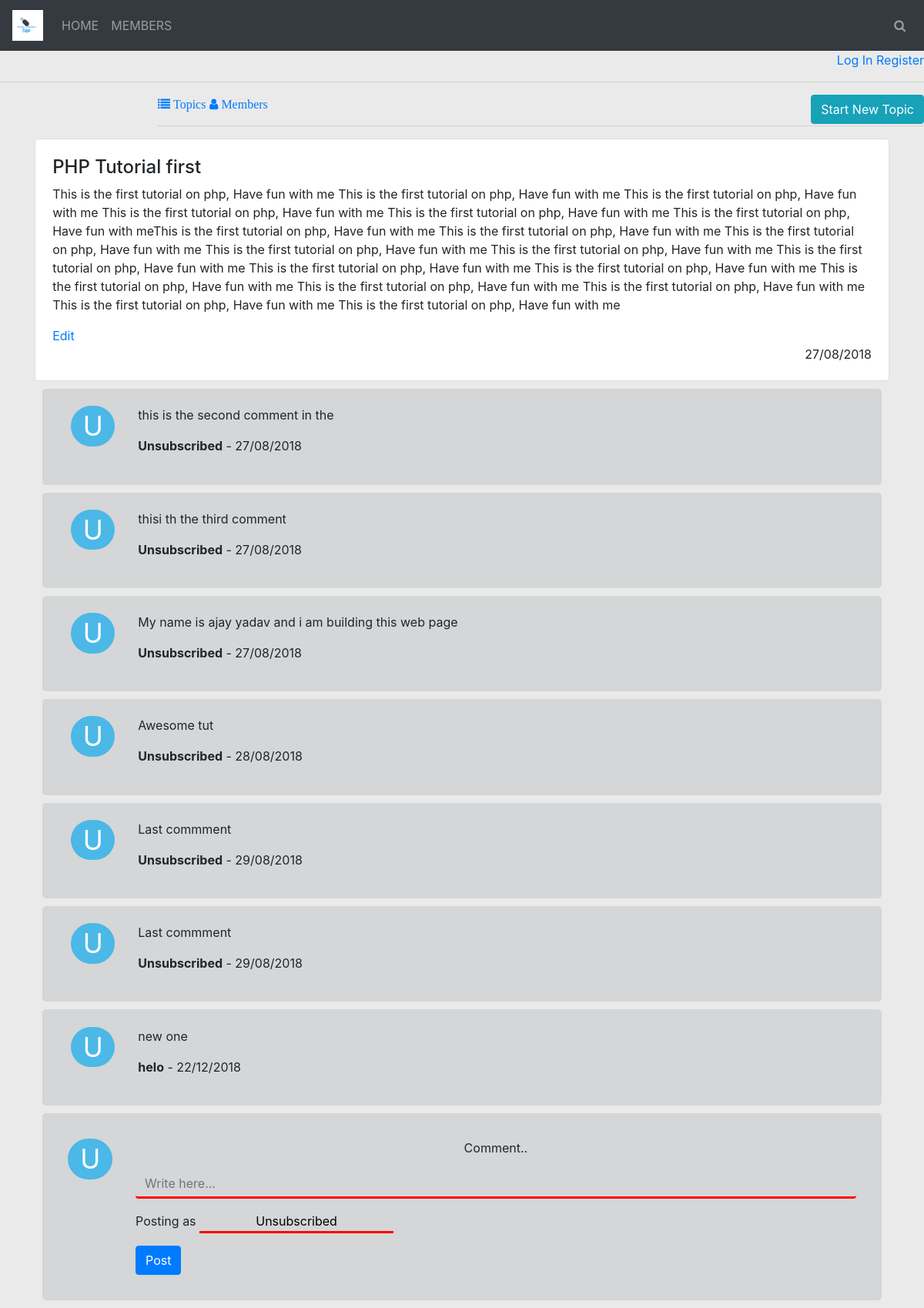
The app's page /details.php?id=3 with its own data.
### tables this page shows
CREATE TABLE IF NOT EXISTS `content` (
  `id` int(11) NOT NULL AUTO_INCREMENT,
  `email` varchar(50) NOT NULL,
  `title` varchar(100) NOT NULL,
  `content` varchar(1000) NOT NULL,
  `category` varchar(30) NOT NULL,
  `date` varchar(50) DEFAULT NULL,
  PRIMARY KEY (`id`)
);

CREATE TABLE IF NOT EXISTS `comments` (
  `id` int(11) NOT NULL AUTO_INCREMENT,
  `name` varchar(50) NOT NULL,
  `message` varchar(500) NOT NULL,
  `time` varchar(30) NOT NULL,
  `content_id` varchar(20) DEFAULT NULL,
  PRIMARY KEY (`id`)
);

### details.php (the view, shortened to what this page needs)
<?php
include_once("connect.php");
include_once("home.php");
$id = $_GET['id'];
$sql  = mysqli_query($con,"SELECT * FROM content where id='$id'");
$row = mysqli_fetch_array($sql);
?>
<!DOCTYPE html>
<html>
<head>
</head>
<body>
<div class="container">
	<div class="card" style="padding: 2%;">
		<h4><?php echo $row['title']; ?></h4>
		<p> <?php echo $row['content']; ?></p>
		<?php echo '<a href="edit.php?id='.$id.'">Edit</a>';?>
		<span class="ml-auto"><?php echo $row['date'];?></span>
	</div>
</div>
<div class="container">
	<div class="com">
		<?php
			$c = mysqli_query($con,"SELECT * FROM comments WHERE content_id='$id' order by content_id desc");
			while($co = mysqli_fetch_array($c)){;
		 echo '
		<div class="row first">
			<div class="col-sm-1">
				<p>U</p>
			</div>
			<div class="col-sm-11">
				<p>'.$co['message'].'</p>
				<p><b>'.$co['name']."</b> - ".$co['time'].'</p>
			</div>
		</div>
		';}?>
	</div>
</div>
<div class="container">
	<div class="reply">
	<div class="row">
		<div class="col-sm-1">
			<p>U</p>
		</div>
		<div class="col-sm-11">
			<p class="text-center">Comment..</p>
			<form method="POST">
				<div class="form-group">
					<input type="text" name="message" class="form-control" required="" placeholder="Write here...">
				</div>
				<div class="form-group">
					Posting as <input type="text" name="user" value="Unsubscribed" style="text-align: center;">
				</div>
				<button type="submit" class="btn btn-primary">Post</button>
			</form>
		</div>
	</div>
</div>
</div>
</body>
</html>

### home.php (shortened to what this page needs)
<!DOCTYPE html>
<html lang="en">
<head>
  <link rel="stylesheet" href="https://maxcdn.bootstrapcdn.com/bootstrap/4.1.3/css/bootstrap.min.css">
  <link rel="stylesheet" href="https://cdnjs.cloudflare.com/ajax/libs/font-awesome/4.7.0/css/font-awesome.min.css">
</head>
<body>
<nav class="navbar navbar-expand-md bg-dark navbar-dark">
  <a class="navbar-brand" href="#"><img src="logo.png" width="40" height="40"></a>
  <div class="collapse navbar-collapse" id="collapsibleNavbar">
    <ul class="navbar-nav">
      <li class="nav-item">
        <a class="nav-link" href="index.php">HOME</a>
      </li>
      <li class="nav-item">
        <a class="nav-link" href="members.php">MEMBERS</a>
      </li>
    </ul>
    <ul class="navbar-nav ml-auto">
    	<li class="nav-item">
    		<a class="nav-link" href="#"><span class="fa fa-search"></span></a>
    	</li>
    </ul>
  </div>
</nav>
<div class="text-right" id="part1">
	<a href="#" data-toggle="modal" data-target="#LoginToggle">Log In</a>
	<a href="register.php">Register</a>
	<hr>
</div>
<div id="part2">
	<div class="row">
		<div class="col-lg-2"></div>
		<div class="col-sm-10">
			<a href="index.php"><span class="fa fa-list"> Topics </span></a>
			<a href="members.php"><span class="fa fa-user"> Members </span></a>
			<a href="create_topic.php" type="button" class="btn btn-info float-right">Start New Topic</a>
			<hr>
		</div>
	</div>
</div>
</body>
</html>

### home.php (style rules this page uses)
body { background-color: #eaeaea; }

### details.php (style rules this page uses)
.reply { background-color: #D4D6D7;padding: 3%; border-radius: 5px; margin:10px; }
.reply input[type="text"] { border: none; border-bottom: 3px solid red;background-color: #D4D6D7; }
.col-sm-1 p { background-color: #4BB8E7;color: white;font-size: 35px;text-align: center;border-radius: 50px; }
.first { padding: 2%;margin:10px;background-color: #D4D6D7;border-radius: 5px; }

### records on screen
content: title "PHP Tutorial first", content "This is the first tutorial on php, Have fun with me This is the first tutorial on php, Have fun with me This is the first tutorial on php, Have fun with me This is the first tutorial on php, Have fun with me This is the first tutorial on php, Have fun with me This is the first tutorial on php, Have fun with meThis is the first tutorial on php, Have fun with me This is the first tutorial on php, Have fun with me This is the first tutorial on php, Have fun with me This is the first tutorial on php, Have fun with me This is the first tutorial on php, Have fun with me This is the first tutorial on php, Have fun with me This is the first tutorial on php, Have fun with me This is the first…", date "27/08/2018"
comments: message "this is the second comment in the", name "Unsubscribed", time "27/08/2018"
comments: message "thisi th the third comment", name "Unsubscribed", time "27/08/2018"
comments: message "My name is ajay yadav and i am building this web page", name "Unsubscribed", time "27/08/2018"
comments: message "Awesome tut", name "Unsubscribed", time "28/08/2018"
comments: message "Last commment", name "Unsubscribed", time "29/08/2018"
comments: message "Last commment", name "Unsubscribed", time "29/08/2018"
comments: message "new one", name "helo", time "22/12/2018"
